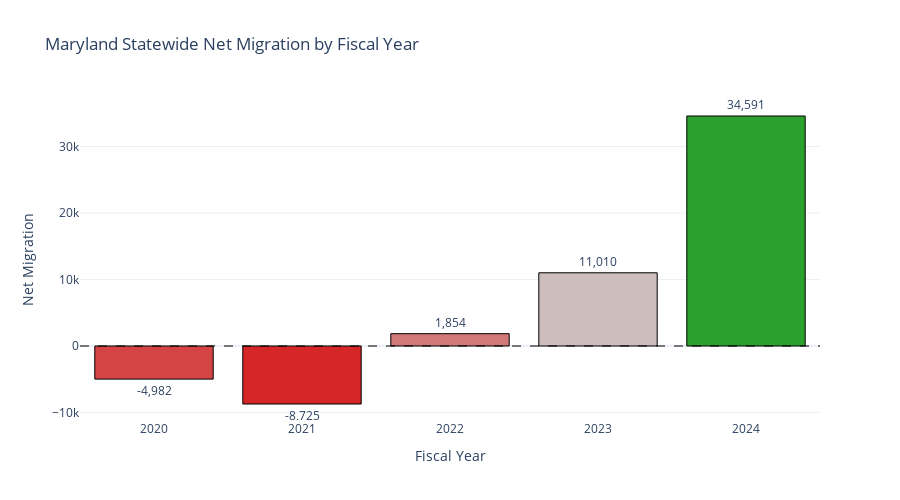

Notebook cell for this chart:
### Code cell
# Visualize statewide migration trend
fig = go.Figure()

fig.add_trace(go.Bar(
    x=df['FiscalYear'],
    y=df['Maryland'],
    marker=dict(
        color=df['Maryland'],
        colorscale=[[0, '#d62728'], [0.5, '#cccccc'], [1, '#2ca02c']],
        line=dict(color='black', width=1)
    ),
    text=df['Maryland'],
    textposition='outside',
    texttemplate='%{text:,}',
    name='Net Migration'
))

fig.update_layout(
    title='Maryland Statewide Net Migration by Fiscal Year',
    xaxis_title='Fiscal Year',
    yaxis_title='Net Migration',
    template='plotly_white',
    height=500,
    hovermode='x unified'
)

fig.add_hline(y=0, line_dash="dash", line_color="black", opacity=0.5)
fig.show()

### Figure 1 — Plotly figure (JSON) as saved in the notebook; plotly's stock layout.template omitted (floating-point values rounded to 4 significant figures)
{"data": [{"marker": {"color": [-4982, -8725, 1854, 11010, 34591], "colorscale": [[0, "#d62728"], [0.5, "#cccccc"], [1, "#2ca02c"]], "line": {"color": "black", "width": 1}}, "name": "Net Migration", "text": [-4982.0, -8725.0, 1854.0, 11010.0, 34590.0], "textposition": "outside", "texttemplate": "%{text:,}", "type": "bar", "x": [2020, 2021, 2022, 2023, 2024], "y": [-4982, -8725, 1854, 11010, 34591]}], "layout": {"height": 500, "hovermode": "x unified", "shapes": [{"line": {"color": "black", "dash": "dash"}, "opacity": 0.5, "type": "line", "x0": 0, "x1": 1, "xref": "x domain", "y0": 0, "y1": 0, "yref": "y"}], "title": {"text": "Maryland Statewide Net Migration by Fiscal Year"}, "xaxis": {"title": {"text": "Fiscal Year"}}, "yaxis": {"title": {"text": "Net Migration"}}}}
